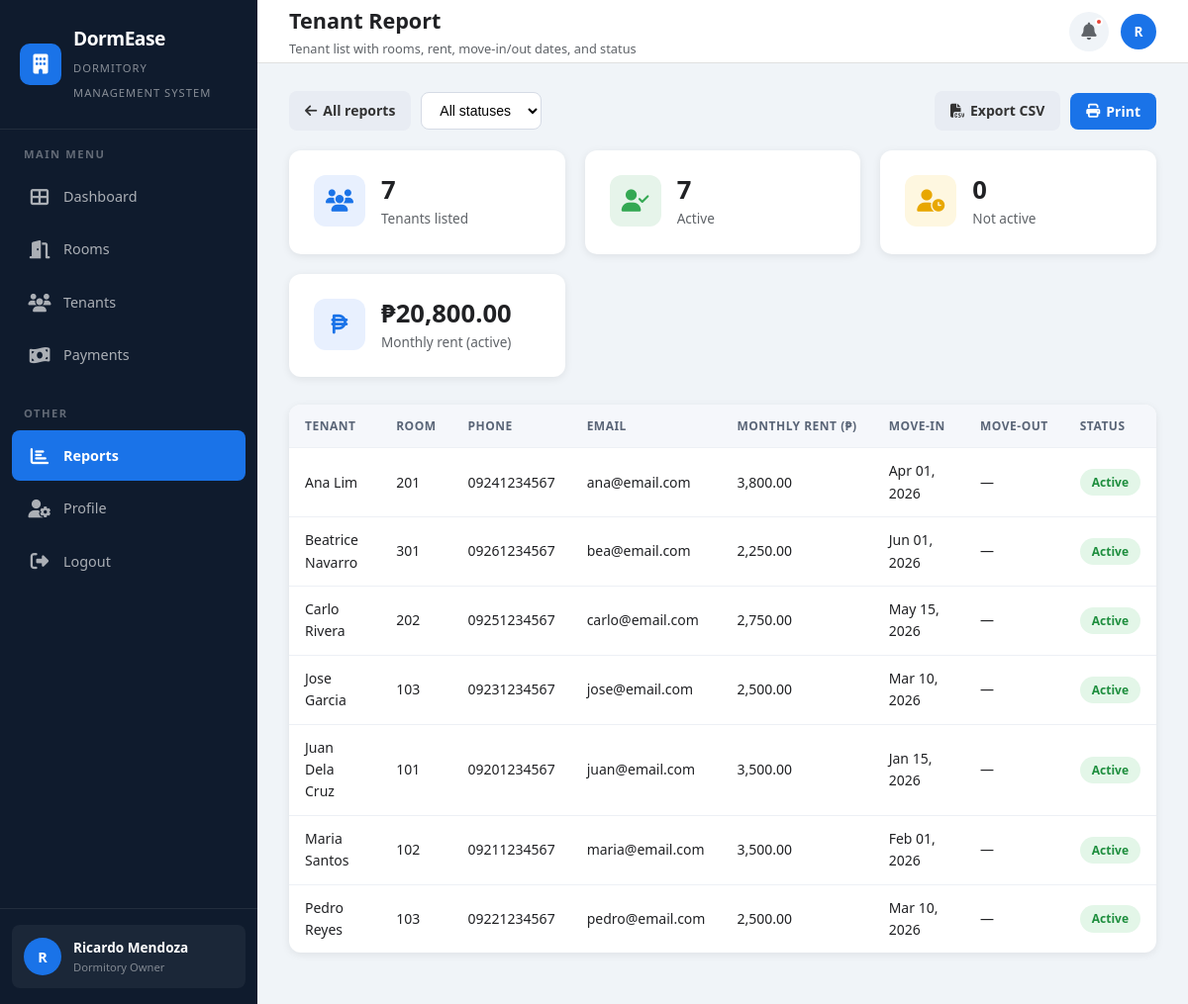
Page /reports.php?r=tenants (signed in) on the committed database.
### tables this page shows
CREATE TABLE IF NOT EXISTS tenants (
    id              INT AUTO_INCREMENT PRIMARY KEY,
    user_id         INT          NOT NULL,
    room_id         INT          NOT NULL,
    monthly_rent    DECIMAL(10,2) NOT NULL DEFAULT 0.00,
    move_in_date    DATE         NOT NULL,
    move_out_date   DATE         DEFAULT NULL,
    emergency_contact_name  VARCHAR(100) DEFAULT NULL,
    emergency_contact_phone VARCHAR(20)  DEFAULT NULL,
    status          ENUM('Active', 'Inactive', 'Pending') NOT NULL DEFAULT 'Pending',
    created_at      TIMESTAMP    DEFAULT CURRENT_TIMESTAMP,
    updated_at      TIMESTAMP    DEFAULT CURRENT_TIMESTAMP ON UPDATE CURRENT_TIMESTAMP,

    CONSTRAINT fk_tenants_user
        FOREIGN KEY (user_id) REFERENCES users(id)
        ON UPDATE CASCADE ON DELETE RESTRICT,

    CONSTRAINT fk_tenants_room
        FOREIGN KEY (room_id) REFERENCES rooms(id)
        ON UPDATE CASCADE ON DELETE RESTRICT,

    INDEX idx_tenant_status (status),
    INDEX idx_user (user_id),
    INDEX idx_room (room_id)
);

CREATE TABLE IF NOT EXISTS users (
    id          INT AUTO_INCREMENT PRIMARY KEY,
    username    VARCHAR(50)  NOT NULL UNIQUE,
    password    VARCHAR(255) NOT NULL,
    full_name   VARCHAR(100) NOT NULL,
    email       VARCHAR(100) NOT NULL UNIQUE,
    phone       VARCHAR(20)  DEFAULT NULL,
    role        ENUM('Dormitory Owner', 'Caretaker', 'Tenant') NOT NULL DEFAULT 'Tenant',
    avatar      VARCHAR(255) DEFAULT NULL,
    is_active   TINYINT(1)   NOT NULL DEFAULT 1,
    created_at  TIMESTAMP    DEFAULT CURRENT_TIMESTAMP,
    updated_at  TIMESTAMP    DEFAULT CURRENT_TIMESTAMP ON UPDATE CURRENT_TIMESTAMP,

    INDEX idx_role (role),
    INDEX idx_active (is_active)
);

CREATE TABLE IF NOT EXISTS rooms (
    id            INT AUTO_INCREMENT PRIMARY KEY,
    room_number   VARCHAR(10)  NOT NULL UNIQUE,
    floor         INT          NOT NULL DEFAULT 1,
    room_type     ENUM('Single', 'Double', 'Triple', 'Quad') NOT NULL DEFAULT 'Single',
    capacity      INT          NOT NULL DEFAULT 1,
    monthly_rate  DECIMAL(10,2) NOT NULL DEFAULT 0.00,
    status        ENUM('Available', 'Occupied', 'Under Maintenance') NOT NULL DEFAULT 'Available',
    description   TEXT         DEFAULT NULL,
    created_at    TIMESTAMP    DEFAULT CURRENT_TIMESTAMP,
    updated_at    TIMESTAMP    DEFAULT CURRENT_TIMESTAMP ON UPDATE CURRENT_TIMESTAMP,

    INDEX idx_status (status),
    INDEX idx_floor (floor)
);

### includes/auth.php (called while the page is built, shortened)
<?php
function getCurrentPage() {
    return basename($_SERVER['PHP_SELF'], '.php');
}
?>

### reports.php (the view, shortened to what this page needs)
<?php
require_once 'includes/auth.php';
$page = getCurrentPage();
$DB_HOST = 'localhost'; $DB_NAME = 'dormease_db'; $DB_USER = 'root'; $DB_PASS = '';
try {
    $pdo = new PDO("mysql:host=$DB_HOST;dbname=$DB_NAME;charset=utf8mb4", $DB_USER, $DB_PASS, [
        PDO::ATTR_ERRMODE => PDO::ERRMODE_EXCEPTION,
        PDO::ATTR_DEFAULT_FETCH_MODE => PDO::FETCH_ASSOC,
    ]);
} catch (PDOException $e) {
    die('Database connection failed: ' . htmlspecialchars($e->getMessage()));
}
function e($v) { return htmlspecialchars((string)$v, ENT_QUOTES, 'UTF-8'); }
function money($v) { return number_format((float)$v, 2); }
$reports = [
    'revenue'     => ['Revenue Report',     'fa-file-invoice-dollar', 'Monthly and yearly revenue breakdown with charts and summaries'],
    'occupancy'   => ['Occupancy Report',   'fa-bed',                 'Room occupancy rates, availability, and utilization stats'],
    'tenants'     => ['Tenant Report',      'fa-users',               'Tenant list with rooms, rent, move-in/out dates, and status'],
    'overdue'     => ['Overdue Payments',   'fa-exclamation-triangle','Overdue payments with aging analysis and remarks'],
    'maintenance' => ['Maintenance Report', 'fa-tools',               'Rooms currently under maintenance and the rent on hold'],
    'summary'     => ['Summary Report',     'fa-chart-pie',           'Overview of dormitory operations and key figures'],
];
$r = $_GET['r'] ?? '';
$year    = (int)($_GET['year'] ?? date('Y'));
$stats = [];
$headers = []; $rows = []; $footer = [];
if ($r === 'tenants') {
    $sql = "SELECT u.full_name, u.phone, u.email, r.room_number, t.monthly_rent, t.move_in_date, t.move_out_date, t.status
            FROM tenants t JOIN users u ON u.id = t.user_id LEFT JOIN rooms r ON r.id = t.room_id";
    $args = [];
    $sql .= " ORDER BY (t.status = 'Active') DESC, u.full_name";
    $st = $pdo->prepare($sql); $st->execute($args); $q = $st->fetchAll();
    $headers = ['Tenant','Room','Phone','Email','Monthly rent (₱)','Move-in','Move-out','Status'];
    $rent = 0; $act = 0;
    foreach ($q as $x) {
        $rows[] = [$x['full_name'], $x['room_number'] ?? '—', $x['phone'] ?? '—', $x['email'],
                   money($x['monthly_rent']), date('M d, Y', strtotime($x['move_in_date'])),
                   $x['move_out_date'] ? date('M d, Y', strtotime($x['move_out_date'])) : '—', $x['status']];
        if ($x['status'] === 'Active') { $act++; $rent += $x['monthly_rent']; }
    }
    $stats = [
        ['Tenants listed', count($q), 'blue', 'fa-users'],
        ['Active', $act, 'green', 'fa-user-check'],
        ['Not active', count($q) - $act, 'orange', 'fa-user-clock'],
        ['Monthly rent (active)', '₱' . money($rent), 'blue', 'fa-peso-sign'],
    ];
}
function badgeClass($v) {
    $v = strtolower((string)$v);
    if (in_array($v, ['active', 'occupied'], true)) return 'paid';
    return '';
}
?>
<!DOCTYPE html>
<html lang="en">
<head>
    <link rel="stylesheet" href="assets/css/style.css">
    <link rel="stylesheet" href="https://cdnjs.cloudflare.com/ajax/libs/font-awesome/6.5.1/css/all.min.css">
</head>
<body>
    <div class="app-layout">
        <aside class="sidebar" id="sidebar">
            <div class="sidebar-brand">
                <div class="sidebar-brand-icon"><i class="fas fa-building"></i></div>
                <div>
                    <h2><?php echo APP_NAME; ?></h2>
                    <span><?php echo APP_TAGLINE; ?></span>
                </div>
            </div>
            <nav class="sidebar-nav">
                <div class="sidebar-section">
                    <div class="sidebar-section-title">Main Menu</div>
                    <a href="dashboard.php" class="sidebar-link <?php echo $page === 'dashboard' ? 'active' : ''; ?>">
                        <span class="icon"><i class="fas fa-th-large"></i></span> Dashboard
                    </a>
                    <a href="rooms.php" class="sidebar-link <?php echo $page === 'rooms' ? 'active' : ''; ?>">
                        <span class="icon"><i class="fas fa-door-open"></i></span> Rooms
                    </a>
                    <a href="tenants.php" class="sidebar-link <?php echo $page === 'tenants' ? 'active' : ''; ?>">
                        <span class="icon"><i class="fas fa-users"></i></span> Tenants
                    </a>
                    <a href="payments.php" class="sidebar-link <?php echo $page === 'payments' ? 'active' : ''; ?>">
                        <span class="icon"><i class="fas fa-money-bill-wave"></i></span> Payments
                    </a>
                </div>
                <div class="sidebar-section">
                    <div class="sidebar-section-title">Other</div>
                    <a href="reports.php" class="sidebar-link <?php echo $page === 'reports' ? 'active' : ''; ?>">
                        <span class="icon"><i class="fas fa-chart-bar"></i></span> Reports
                    </a>
                    <a href="profile.php" class="sidebar-link <?php echo $page === 'profile' ? 'active' : ''; ?>">
                        <span class="icon"><i class="fas fa-user-cog"></i></span> Profile
                    </a>
                    <a href="logout.php" class="sidebar-link">
                        <span class="icon"><i class="fas fa-sign-out-alt"></i></span> Logout
                    </a>
                </div>
            </nav>
            <div class="sidebar-footer">
                <div class="sidebar-user">
                    <div class="sidebar-avatar"><?php echo strtoupper(substr($_SESSION['full_name'] ?? 'A', 0, 1)); ?></div>
                    <div class="sidebar-user-info">
                        <h4><?php echo htmlspecialchars($_SESSION['full_name'] ?? 'Admin'); ?></h4>
                        <p><?php echo htmlspecialchars($_SESSION['role'] ?? 'Administrator'); ?></p>
                    </div>
                </div>
            </div>
        </aside>
        <main class="main-content">
            <header class="top-header">
                <div class="header-left">
                    <div class="page-title">
                        <h1><?php echo $r ? e($reports[$r][0]) : 'Reports'; ?></h1>
                        <p><?php echo $r ? e($reports[$r][2]) : 'Generate and view dormitory reports'; ?></p>
                    </div>
                </div>
                <div class="header-right">
                    <button class="header-icon-btn"><i class="fas fa-bell"></i><span class="notification-badge"></span></button>
                    <div class="header-avatar"><?php echo strtoupper(substr($_SESSION['full_name'] ?? 'A', 0, 1)); ?></div>
                </div>
            </header>
            <div class="page-content">
<?php if ($r === ''): ?>
                <div class="report-cards">
<?php foreach ($reports as $key => $rep): ?>
                    <a class="report-card" href="reports.php?r=<?php echo $key; ?>">
                        <div class="icon"><i class="fas <?php echo $rep[1]; ?>"></i></div>
                        <h3><?php echo e($rep[0]); ?></h3>
                        <p><?php echo e($rep[2]); ?></p>
                    </a>
<?php endforeach; ?>
                </div>
<?php else: ?>
                <div class="rp-bar no-print">
                    <form method="get">
                        <a class="tn-btn gray" href="reports.php"><i class="fas fa-arrow-left"></i> All reports</a>
<?php if ($r === 'revenue'): ?>
                        <select class="tn-filter" name="year" onchange="this.form.submit()">
<?php for ($y = (int)date('Y') + 1; $y >= (int)date('Y') - 5; $y--): ?>
                            <option value="<?php echo $y; ?>" <?php echo $y === $year ? 'selected' : ''; ?>><?php echo $y; ?></option>
<?php endfor; ?>
                        </select>
<?php elseif ($r === 'tenants'): ?>
                        <select class="tn-filter" name="tstatus" onchange="this.form.submit()">
                            <option value="">All statuses</option>
                        </select>
<?php endif; ?>
                    </form>
                    <div class="rp-actions">
                        <a class="tn-btn gray" href="<?php echo e('reports.php?' . http_build_query(array_merge($_GET, ['export' => 1]))); ?>"><i class="fas fa-file-csv"></i> Export CSV</a>
                        <button class="tn-btn" onclick="window.print()"><i class="fas fa-print"></i> Print</button>
                    </div>
                </div>
                <div class="stats-grid">
<?php foreach ($stats as $s): ?>
                    <div class="stat-card">
                        <div class="stat-icon <?php echo $s[2]; ?>"><i class="fas <?php echo $s[3]; ?>"></i></div>
                        <div class="stat-info"><h3><?php echo e($s[1]); ?></h3><p><?php echo e($s[0]); ?></p></div>
                    </div>
<?php endforeach; ?>
                </div>
                <div class="card">
                    <div class="card-body" style="padding:0">
                        <div class="tn-table-wrap">
                            <table class="tn-table">
                                <thead><tr>
<?php foreach ($headers as $h): ?>
                                    <th><?php echo e($h); ?></th>
<?php endforeach; ?>
                                </tr></thead>
                                <tbody>
<?php foreach ($rows as $row): ?>
                                    <tr>
<?php foreach ($row as $i => $cell): ?>
<?php if ($headers[$i] === 'Status' && $cell !== ''): ?>
                                        <td><span class="tn-badge <?php echo badgeClass($cell); ?>"><?php echo e($cell); ?></span></td>
<?php else: ?>
                                        <td><?php echo e($cell); ?></td>
<?php endif; ?>
<?php endforeach; ?>
                                    </tr>
<?php endforeach; ?>
                                </tbody>
                            </table>
                        </div>
                    </div>
                </div>
<?php endif; ?>
            </div>
        </main>
    </div>
</body>
</html>

### reports.php (style rules this page uses)
.tn-btn { display:inline-flex;align-items:center;gap:6px;padding:9px 16px;border:0;border-radius:8px;background:#1a73e8;color:#fff;font-size:14px;font-weight:600;cursor:pointer;text-decoration:none }
.tn-btn.gray { background:#e8ecf3;color:#333 }
.tn-filter { padding:9px 14px;border:1px solid #d5dbe5;border-radius:8px;font-size:14px;background:#fff }
.rp-bar { display:flex;gap:10px;align-items:center;justify-content:space-between;flex-wrap:wrap;margin-bottom:20px }
.rp-bar form,.rp-bar .rp-actions { display:flex;gap:10px;align-items:center;flex-wrap:wrap }
.tn-table-wrap { overflow-x:auto }
.tn-table { width:100%;border-collapse:collapse;font-size:14px }
.tn-table th { text-align:left;padding:12px 16px;background:#f5f7fb;color:#5a6577;font-size:12px;text-transform:uppercase;letter-spacing:.5px;white-space:nowrap }
.tn-table td { padding:12px 16px;border-top:1px solid #edf0f5;vertical-align:middle }
.tn-badge { display:inline-block;padding:4px 12px;border-radius:20px;font-size:12px;font-weight:600;background:#e8ecf3;color:#555 }
.tn-badge.paid { background:#e3f6e8;color:#1e8e3e }

### rows in the picture
tenants: user.full_name "Ana Lim", room.room_number "201", user.phone "09241234567", user.email "ana@email.com", cell "3,800.00", cell "Apr 01, 2026", cell "—", status "Active"
tenants: user.full_name "Beatrice Navarro", room.room_number "301", user.phone "09261234567", user.email "bea@email.com", cell "2,250.00", cell "Jun 01, 2026", cell "—", status "Active"
tenants: user.full_name "Carlo Rivera", room.room_number "202", user.phone "09251234567", user.email "carlo@email.com", cell "2,750.00", cell "May 15, 2026", cell "—", status "Active"
tenants: user.full_name "Jose Garcia", room.room_number "103", user.phone "09231234567", user.email "jose@email.com", cell "2,500.00", cell "Mar 10, 2026", cell "—", status "Active"
tenants: user.full_name "Juan Dela Cruz", room.room_number "101", user.phone "09201234567", user.email "juan@email.com", cell "3,500.00", cell "Jan 15, 2026", cell "—", status "Active"
tenants: user.full_name "Maria Santos", room.room_number "102", user.phone "09211234567", user.email "maria@email.com", cell "3,500.00", cell "Feb 01, 2026", cell "—", status "Active"
tenants: user.full_name "Pedro Reyes", room.room_number "103", user.phone "09221234567", user.email "pedro@email.com", cell "2,500.00", cell "Mar 10, 2026", cell "—", status "Active"

### other values in the picture
APP_NAME "DormEase"
APP_TAGLINE "DORMITORY MANAGEMENT SYSTEM"
substr($_SESSION['full_name'] ?? 'A', 0, 1) "R"
$_SESSION['full_name'] "Ricardo Mendoza"
$_SESSION['role'] "Dormitory Owner"
$reports[$r][0] "Tenant Report"
$reports[$r][2] "Tenant list with rooms, rent, move-in/out dates, and status"
$s[1] "7"
$s[0] "Tenants listed"
$s[0] "Active"
$s[1] "0"
$s[0] "Not active"
$s[1] "₱20,800.00"
$s[0] "Monthly rent (active)"
$h "TENANT"
